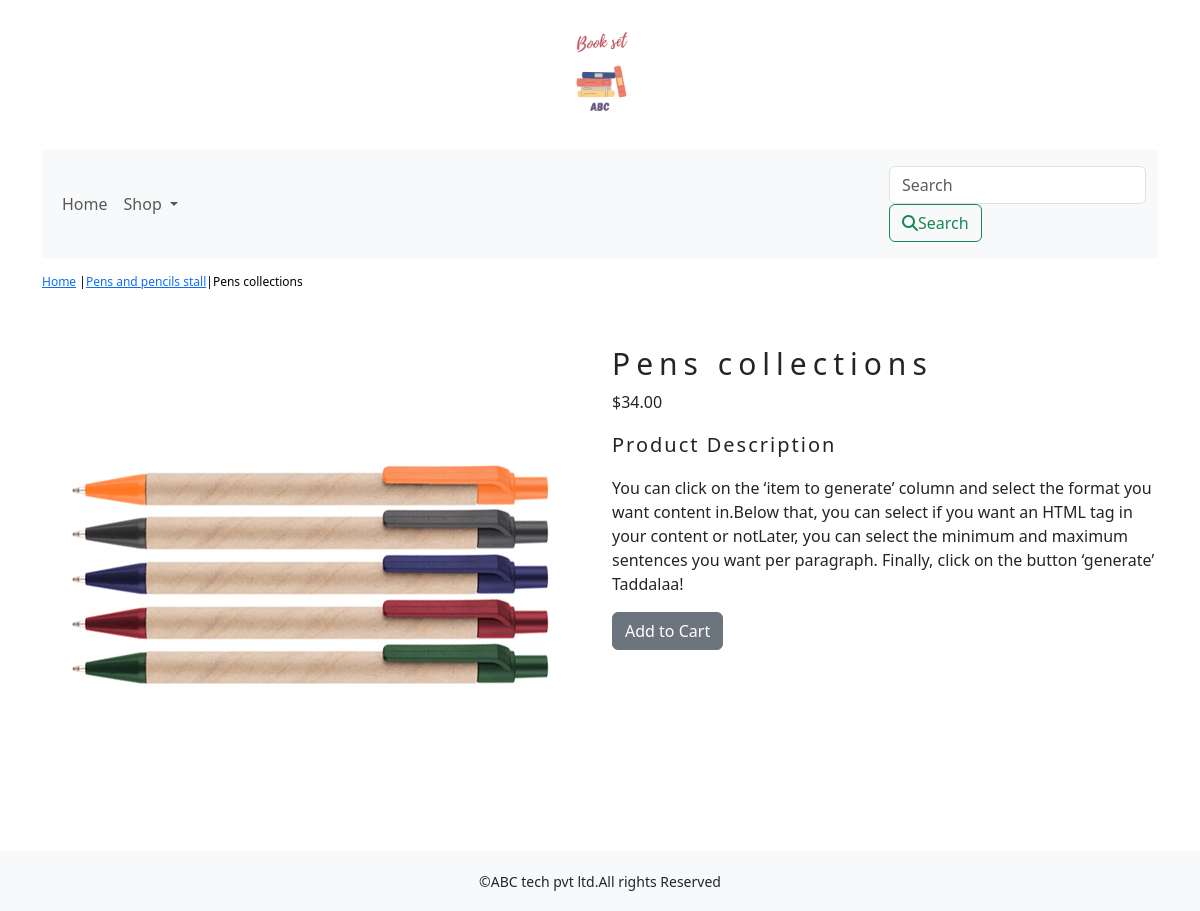
The app's page /shop/pens-and-pencils-stall/pens-collections/ with its own data.
### shop/models.py (models this page shows, shortened)
class Product(models.Model):
    name = models.CharField(max_length=250, unique=True)
    slug = models.SlugField(max_length=250, unique=True)
    description = models.TextField(blank=True)
    image = models.ImageField(upload_to='product')
    price=models.DecimalField(max_digits=10,decimal_places=2)
    stock=models.IntegerField()
    available=models.BooleanField(default=True)
    category=models.ForeignKey(Category,on_delete=models.CASCADE)
    created=models.DateTimeField(auto_now_add=True)
    updated=models.DateTimeField(auto_now=True)
    class Meta:
        ordering=('name',)
        verbose_name='product'
        verbose_name_plural='products'

class Category(models.Model):
    name=models.CharField(max_length=250,unique=True)
    slug=models.SlugField(max_length=250,unique=True)
    description=models.TextField(blank=True)
    image=models.ImageField(upload_to='category')
    class Meta:
        ordering=('name',)
        verbose_name='category'
        verbose_name_plural='categories'
    def get_url(self):
        return reverse('shop:product_by_category',args=[self.slug])
    def __str__(self):
        return '{}'.format(self.name)

### shop/views.py (the view)
# urls.py: path('<slug:c_slug>/<slug:product_slug>/',views.proDetail,name='prodCatdetail'),
def proDetail(request,c_slug,product_slug):
    try:
        product=Product.objects.get(category__slug=c_slug,slug=product_slug)
    except Exception as e:
        raise e
    return render(request,'product.html',{'product':product})

### cart/context_processors.py (called while the page is built)
def counter(request):
    item_count=0
    if 'admin' in request.path:
        return {}
    else:
        try:
            cart=Cart.objects.filter(cart_id=_cart_id(request))
            cart_items=CartItem.objects.all().filter(cart=cart[:1])
            for cart_item in cart_items:
                item_count += cart_item.quantity
        except Cart.DoesNotExist:
            item_count =0
    return dict(item_count=item_count)

### cart/views.py (called while the page is built)
def _cart_id(request):
    cart=request.session.session_key
    if not cart:
        cart=request.session.create()
    return cart

### shop/context_processors.py (called while the page is built)
def menu_links(request):
    links=Category.objects.all()
    return dict(links=links)

### template/product.html (shortened to what this page needs)
{% extends 'base.html' %}
{% load static %}
{% block content %}
<div class="row my_prod_row_class">
    <div class="mx_auto">
        <p><a href="{% url 'shop:allProdCat' %}">Home</a> |<a href="{{product.category.get_url}}">{{product.category}}</a>|{{product.name}} </p>
    </div>
<div class="container">
<br>
<div class="row">
    <div class="col-12 col-sm-12 col-md-12 col-lg-6 text-center">
        <div style="min-width:18rem">
            <img src="{{product.image.url}}" alt="{{product.name}}">
        </div>
    </div>
        <div class="col-12 col-sm-12 col-md-12 col-lg-6">
            <div>
            <h1 class="my_prod_title">{{product.name}}</h1>
            <p>${{product.price}}</p>
            <p class="my_title">Product Description</p>
            <p class="text-justify my_prod_text">{{product.description}}</p>
            {% if product.stock <= 0 %}
            <p class="text-justify my_prod_text"><b>Out Of Stock</b></p>
            {% else %}
            <a class="btn btn-secondary" href="{% url 'cart:add_cart' product.id %}">Add to Cart</a>
            {% endif %}
        </div>
</div>
    </div>
</div>
</div>
{% endblock %}

### static/css/custom.css (style rules this page uses)
body { font-family: 'Barlow', sans-serif; font-family: 'Bitter', serif; font-family: 'Roboto', sans-serif; }
.my_title { font-size:20px; text_transform:uppercase; letter-spacing : .1em; }
.my_prod_row_class { padding-top:15px; padding-bottom:20px; }
.my_prod_row_class .mx_auto { color:#000; font-size:12px; text-decoration:none; }
.my_prod_title { font-size:30px; text_transform:uppercase; letter-spacing:.2em; padding-top:15px; padding-bottom-10px; }
.my_prod_text { padding-right:20px font-size:20px; }

### records on screen
Product: category "Pens and pencils stall", name "Pens collections", image (picture), price "34.00", description "You can click on the ‘item to generate’ column and select the format you want content in.Below that, you can select if you want an HTML tag in your content or notLater, you can select the minimum and maximum sentences you want per paragraph. Finally, click on the button ‘generate’ Taddalaa!"
